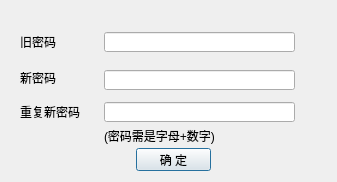
<?xml version="1.0" encoding="UTF-8"?>
<ui version="4.0">
 <class>DialogLockScreenSettings</class>
 <widget class="QDialog" name="DialogLockScreenSettings">
  <property name="geometry">
   <rect>
    <x>0</x>
    <y>0</y>
    <width>337</width>
    <height>182</height>
   </rect>
  </property>
  <property name="windowTitle">
   <string>锁屏密码</string>
  </property>
  <widget class="QLabel" name="label">
   <property name="geometry">
    <rect>
     <x>20</x>
     <y>36</y>
     <width>54</width>
     <height>12</height>
    </rect>
   </property>
   <property name="text">
    <string>旧密码</string>
   </property>
  </widget>
  <widget class="QLineEdit" name="edtOld">
   <property name="geometry">
    <rect>
     <x>104</x>
     <y>32</y>
     <width>191</width>
     <height>20</height>
    </rect>
   </property>
   <property name="echoMode">
    <enum>QLineEdit::Password</enum>
   </property>
  </widget>
  <widget class="QLineEdit" name="edtNew">
   <property name="geometry">
    <rect>
     <x>104</x>
     <y>70</y>
     <width>191</width>
     <height>20</height>
    </rect>
   </property>
   <property name="echoMode">
    <enum>QLineEdit::Password</enum>
   </property>
  </widget>
  <widget class="QLabel" name="label_2">
   <property name="geometry">
    <rect>
     <x>20</x>
     <y>72</y>
     <width>54</width>
     <height>12</height>
    </rect>
   </property>
   <property name="text">
    <string>新密码</string>
   </property>
  </widget>
  <widget class="QLineEdit" name="edtNew2">
   <property name="geometry">
    <rect>
     <x>104</x>
     <y>102</y>
     <width>191</width>
     <height>20</height>
    </rect>
   </property>
   <property name="echoMode">
    <enum>QLineEdit::Password</enum>
   </property>
  </widget>
  <widget class="QLabel" name="label_3">
   <property name="geometry">
    <rect>
     <x>20</x>
     <y>104</y>
     <width>81</width>
     <height>16</height>
    </rect>
   </property>
   <property name="text">
    <string>重复新密码</string>
   </property>
  </widget>
  <widget class="QPushButton" name="btnOk">
   <property name="geometry">
    <rect>
     <x>136</x>
     <y>148</y>
     <width>75</width>
     <height>23</height>
    </rect>
   </property>
   <property name="text">
    <string>确 定</string>
   </property>
  </widget>
  <widget class="QLabel" name="label_4">
   <property name="geometry">
    <rect>
     <x>104</x>
     <y>128</y>
     <width>145</width>
     <height>16</height>
    </rect>
   </property>
   <property name="text">
    <string>(密码需是字母+数字)</string>
   </property>
  </widget>
 </widget>
 <resources/>
 <connections/>
</ui>
